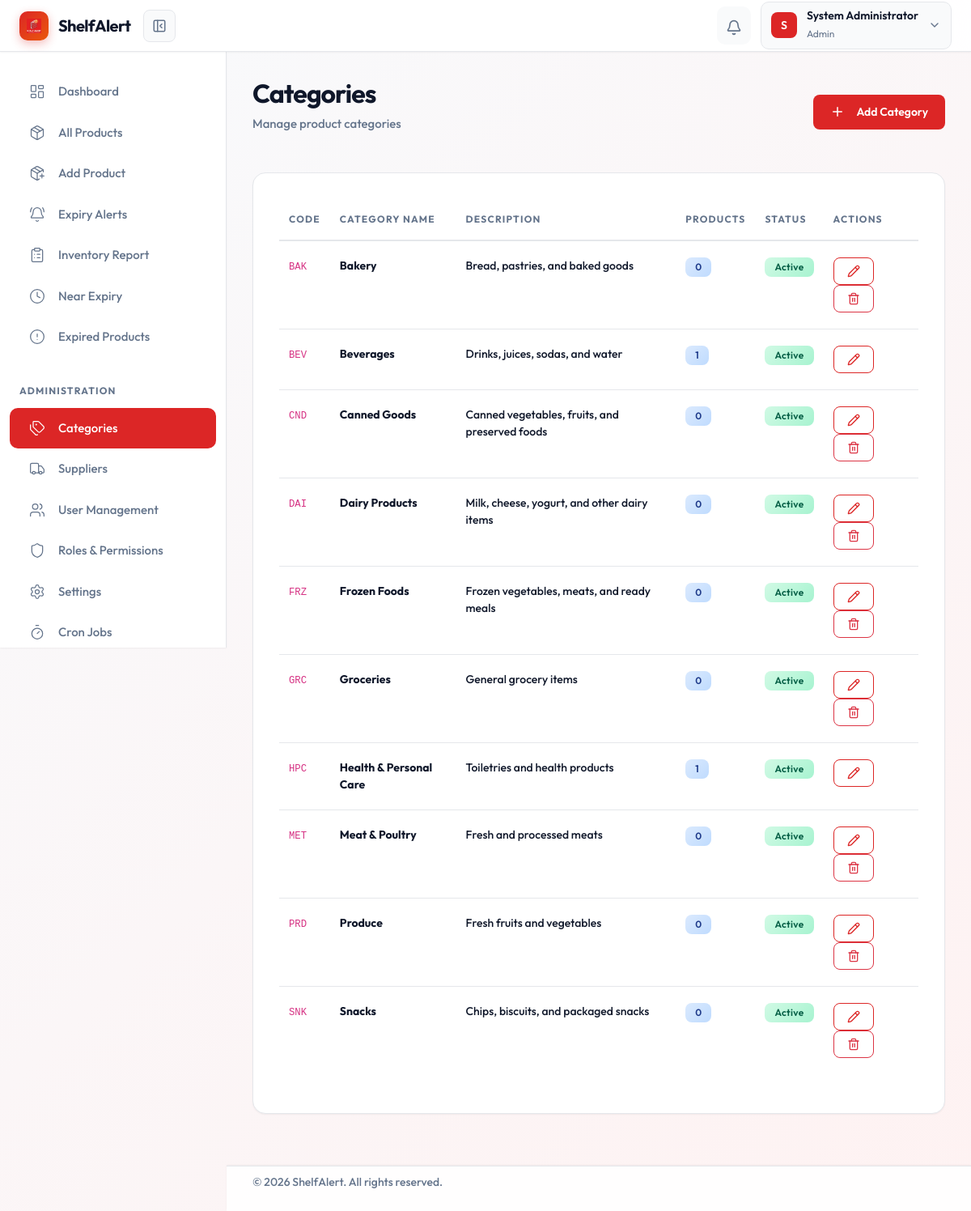
The page /modules/categories/index.php (signed in) on the database its author committed.
### tables this page shows
CREATE TABLE IF NOT EXISTS categories (
    category_id INT PRIMARY KEY AUTO_INCREMENT,
    category_code VARCHAR(10) NOT NULL UNIQUE,
    category_name VARCHAR(100) NOT NULL,
    description TEXT,
    is_active BOOLEAN DEFAULT TRUE,
    created_at TIMESTAMP DEFAULT CURRENT_TIMESTAMP,
    updated_at TIMESTAMP DEFAULT CURRENT_TIMESTAMP ON UPDATE CURRENT_TIMESTAMP
);

### includes/functions.php (called while the page is built, shortened)
<?php
function base_url($path = '') {
    return '/shelfalert/' . ltrim($path, '/');
}

### includes/auth.php (called while the page is built, shortened)
<?php
include_once 'functions.php';
class Auth {
    public function getCurrentUser() {
        return [
            'user_id' => $_SESSION['user_id'] ?? null,
            'username' => $_SESSION['username'] ?? null,
            'role_name' => $_SESSION['role_name'] ?? null,
            'employee_id' => $_SESSION['employee_id'] ?? null,
            'full_name' => $_SESSION['full_name'] ?? null
        ];
    }
}
?>

### classes/CategoryManager.php (called while the page is built, shortened)
<?php
class CategoryManager {
    private $conn;
    public function __construct($db) {
        $this->conn = $db;
    }
    public function getAll($includeInactive = false) {
        try {
            $sql = "SELECT c.*,
                    (SELECT COUNT(*) FROM products p WHERE p.category_id = c.category_id) as product_count
                    FROM categories c";
            $sql .= " ORDER BY c.category_name";
            $stmt = $this->conn->query($sql);
            return $stmt->fetchAll(PDO::FETCH_ASSOC);
        } catch (PDOException $e) {
            return [];
        }
    }
}

### modules/categories/index.php (the view, shortened to what this page needs)
<?php
require_once '../../includes/auth.php';
require_once '../../includes/functions.php';
require_once '../../classes/CategoryManager.php';
$database = new Database();
$db = $database->getConnection();
$auth = new Auth($db);
$auth->requireAuth();
$categoryManager = new CategoryManager($db);
$categories = $categoryManager->getAll(true);
?>
<!DOCTYPE html>
<html lang="en">
<head>
    <link href="../../css/bootstrap.min.css" rel="stylesheet">
    <link rel="stylesheet" href="../../css/style.css">
</head>
<body>
    <div class="main-wrapper">
        <?php include '../../includes/header.php'; ?>
        <?php include '../../includes/sidebar.php'; ?>
        <main class="main-content">
            <div class="page-header d-flex justify-content-between align-items-center">
                <div>
                    <h1 class="page-title">Categories</h1>
                    <p class="page-subtitle">Manage product categories</p>
                </div>
                <button class="btn btn-primary" data-bs-toggle="modal" data-bs-target="#addCategoryModal">
                    <i data-lucide="plus" style="width: 18px; height: 18px; margin-right: 6px;"></i>
                    Add Category
                </button>
            </div>
            <div class="content-card">
                <div class="table-responsive">
                    <table class="table table-hover custom-table">
                        <thead>
                            <tr>
                                <th>Code</th>
                                <th>Category Name</th>
                                <th>Description</th>
                                <th>Products</th>
                                <th>Status</th>
                                <th>Actions</th>
                            </tr>
                        </thead>
                        <tbody>
                            <?php if (empty($categories)): ?>
                            <tr>
                                <td colspan="6" class="text-center py-4 text-muted">No categories found</td>
                            </tr>
                            <?php else: ?>
                            <?php foreach ($categories as $category): ?>
                            <tr>
                                <td><code><?php echo htmlspecialchars($category['category_code']); ?></code></td>
                                <td><strong><?php echo htmlspecialchars($category['category_name']); ?></strong></td>
                                <td><?php echo htmlspecialchars($category['description'] ?? '-'); ?></td>
                                <td><span class="badge badge-info"><?php echo $category['product_count']; ?></span></td>
                                <td>
                                    <?php if ($category['is_active']): ?>
                                    <span class="badge badge-success">Active</span>
                                    <?php else: ?>
                                    <span class="badge badge-danger">Inactive</span>
                                    <?php endif; ?>
                                </td>
                                <td>
                                    <button class="btn btn-sm btn-outline-primary" onclick="editCategory(<?php echo htmlspecialchars(json_encode($category)); ?>)">
                                        <i data-lucide="pencil" style="width: 16px; height: 16px;"></i>
                                    </button>
                                    <?php if ($category['product_count'] == 0): ?>
                                    <button class="btn btn-sm btn-outline-danger" onclick="deleteCategory(<?php echo $category['category_id']; ?>, '<?php echo htmlspecialchars($category['category_name']); ?>')">
                                        <i data-lucide="trash-2" style="width: 16px; height: 16px;"></i>
                                    </button>
                                    <?php endif; ?>
                                </td>
                            </tr>
                            <?php endforeach; ?>
                            <?php endif; ?>
                        </tbody>
                    </table>
                </div>
            </div>
        </main>
        <?php include '../../includes/footer.php'; ?>
    </div>
</body>
</html>

### includes/header.php (shortened to what this page needs)
<header class="header">
    <a href="<?php echo base_url('dashboard.php'); ?>" class="logo">
        <span class="logo-icon">
            <img src="<?php echo base_url('images/logo.png'); ?>" alt="ShelfAlert Logo" style="width: 18px; height: 18px;">
        </span>
        <span>ShelfAlert</span>
    </a>
    <button class="collapse-toggle" id="collapseToggle" title="Collapse sidebar">
        <i data-lucide="panel-left-close" style="width: 18px; height: 18px;"></i>
    </button>
    <div class="header-actions">
        <div class="dropdown">
            <button class="icon-btn" data-bs-toggle="dropdown" aria-expanded="false">
                <i data-lucide="bell" style="width: 20px; height: 20px;"></i>
            </button>
        </div>
        <?php if (($_SESSION['role_name'] ?? '') === 'Admin'): ?>
        <div class="profile-dropdown dropdown">
            <button class="profile-btn" data-bs-toggle="dropdown" aria-expanded="false">
                <span class="profile-avatar">
                    <?php echo strtoupper(substr($_SESSION['full_name'] ?? 'U', 0, 1)); ?>
                </span>
                <span class="profile-info">
                    <span class="profile-name"><?php echo htmlspecialchars($_SESSION['full_name'] ?? 'User'); ?></span>
                    <span class="profile-role"><?php echo htmlspecialchars($_SESSION['role_name'] ?? 'Staff'); ?></span>
                </span>
                <i data-lucide="chevron-down" style="width: 16px; height: 16px; color: var(--text-secondary);"></i>
            </button>
        </div>
        <?php endif; ?>
    </div>
</header>

### includes/sidebar.php (shortened to what this page needs)
<?php
$current_page = basename($_SERVER['PHP_SELF']);
$current_dir = basename(dirname($_SERVER['PHP_SELF']));
$user = $auth->getCurrentUser();
$is_admin = ($user['role_name'] ?? '') === 'Admin';
function isActivePage($page, $current) {
    return ($page === $current) ? 'active' : '';
}
?>
<aside class="sidebar" id="sidebar">
    <nav class="sidebar-nav">
        <div class="nav-section">
            <ul style="padding: 0;">
                <li class="nav-item">
                    <a href="<?= base_url('dashboard'); ?>" class="nav-link <?php echo isActivePage('dashboard.php', $current_page); ?>">
                        <span class="nav-icon">
                            <i data-lucide="layout-dashboard" style="width: 20px; height: 20px; stroke-width: 1.5;"></i>
                        </span>
                        <span class="nav-text">Dashboard</span>
                    </a>
                </li>
                <li class="nav-item">
                    <a href="<?= base_url('modules/products/index'); ?>" class="nav-link <?php echo ($current_page === 'index.php' && $current_dir === 'products') ? 'active' : ''; ?>">
                        <span class="nav-icon">
                            <i data-lucide="package" style="width: 20px; height: 20px; stroke-width: 1.5;"></i>
                        </span>
                        <span class="nav-text">All Products</span>
                    </a>
                </li>
                <li class="nav-item">
                    <a href="<?= base_url('modules/products/add'); ?>" class="nav-link <?php echo isActivePage('add.php', $current_page); ?>">
                        <span class="nav-icon">
                            <i data-lucide="package-plus" style="width: 20px; height: 20px; stroke-width: 1.5;"></i>
                        </span>
                        <span class="nav-text">Add Product</span>
                    </a>
                </li>
                <li class="nav-item">
                    <a href="<?= base_url('modules/alerts/index'); ?>" class="nav-link <?php echo ($current_dir === 'alerts') ? 'active' : ''; ?>">
                        <span class="nav-icon">
                            <i data-lucide="bell-ring" style="width: 20px; height: 20px; stroke-width: 1.5;"></i>
                        </span>
                        <span class="nav-text">Expiry Alerts</span>
                    </a>
                </li>
                <li class="nav-item">
                    <a href="<?= base_url('modules/reports/inventory'); ?>" class="nav-link <?php echo isActivePage('inventory.php', $current_page); ?>">
                        <span class="nav-icon">
                            <i data-lucide="clipboard-list" style="width: 20px; height: 20px; stroke-width: 1.5;"></i>
                        </span>
                        <span class="nav-text">Inventory Report</span>
                    </a>
                </li>
                <li class="nav-item">
                    <a href="<?= base_url('modules/reports/near_expiry'); ?>" class="nav-link <?php echo isActivePage('near_expiry.php', $current_page); ?>">
                        <span class="nav-icon">
                            <i data-lucide="clock" style="width: 20px; height: 20px; stroke-width: 1.5;"></i>
                        </span>
                        <span class="nav-text">Near Expiry</span>
                    </a>
                </li>
                <li class="nav-item">
                    <a href="<?= base_url('modules/reports/expired'); ?>" class="nav-link <?php echo isActivePage('expired.php', $current_page); ?>">
                        <span class="nav-icon">
                            <i data-lucide="alert-circle" style="width: 20px; height: 20px; stroke-width: 1.5;"></i>
                        </span>
                        <span class="nav-text">Expired Products</span>
                    </a>
                </li>
            </ul>
        </div>
        <?php if ($is_admin): ?>
        <div class="nav-section">
            <div class="nav-section-title">Administration</div>
            <ul style="padding: 0;">
                <li class="nav-item">
                    <a href="<?= base_url('modules/categories/index'); ?>" class="nav-link <?php echo ($current_dir === 'categories') ? 'active' : ''; ?>">
                        <span class="nav-icon">
                            <i data-lucide="tags" style="width: 20px; height: 20px; stroke-width: 1.5;"></i>
                        </span>
                        <span class="nav-text">Categories</span>
                    </a>
                </li>
                <li class="nav-item">
                    <a href="<?= base_url('modules/suppliers/index'); ?>" class="nav-link <?php echo ($current_dir === 'suppliers') ? 'active' : ''; ?>">
                        <span class="nav-icon">
                            <i data-lucide="truck" style="width: 20px; height: 20px; stroke-width: 1.5;"></i>
                        </span>
                        <span class="nav-text">Suppliers</span>
                    </a>
                </li>
                <li class="nav-item">
                    <a href="<?= base_url('users'); ?>" class="nav-link <?php echo isActivePage('users.php', $current_page); ?>">
                        <span class="nav-icon">
                            <i data-lucide="users" style="width: 20px; height: 20px; stroke-width: 1.5;"></i>
                        </span>
                        <span class="nav-text">User Management</span>
                    </a>
                </li>
                <li class="nav-item">
                    <a href="<?= base_url('roles'); ?>" class="nav-link <?php echo isActivePage('roles.php', $current_page); ?>">
                        <span class="nav-icon">
                            <i data-lucide="shield" style="width: 20px; height: 20px; stroke-width: 1.5;"></i>
                        </span>
                        <span class="nav-text">Roles & Permissions</span>
                    </a>
                </li>
                <li class="nav-item">
                    <a href="<?= base_url('settings'); ?>" class="nav-link <?php echo isActivePage('settings.php', $current_page); ?>">
                        <span class="nav-icon">
                            <i data-lucide="settings" style="width: 20px; height: 20px; stroke-width: 1.5;"></i>
                        </span>
                        <span class="nav-text">Settings</span>
                    </a>
                </li>
                <li class="nav-item">
                    <a href="<?= base_url('cron/index'); ?>" class="nav-link <?php echo ($current_dir === 'cron') ? 'active' : ''; ?>">
                        <span class="nav-icon">
                            <i data-lucide="timer" style="width: 20px; height: 20px; stroke-width: 1.5;"></i>
                        </span>
                        <span class="nav-text">Cron Jobs</span>
                    </a>
                </li>
            </ul>
        </div>
        <?php endif; ?>
    </nav>
</aside>

### includes/footer.php
 <footer class="footer">
    <p>© <?php echo date('Y'); ?> ShelfAlert. All rights reserved.</p>
</footer>

### rows shown on the page
categories: category_code "BAK", category_name "Bakery", description "Bread, pastries, and baked goods", product_count "0", is_active "Active"
categories: category_code "BEV", category_name "Beverages", description "Drinks, juices, sodas, and water", product_count "1", is_active "Active"
categories: category_code "CND", category_name "Canned Goods", description "Canned vegetables, fruits, and preserved foods", product_count "0", is_active "Active"
categories: category_code "DAI", category_name "Dairy Products", description "Milk, cheese, yogurt, and other dairy items", product_count "0", is_active "Active"
categories: category_code "FRZ", category_name "Frozen Foods", description "Frozen vegetables, meats, and ready meals", product_count "0", is_active "Active"
categories: category_code "GRC", category_name "Groceries", description "General grocery items", product_count "0", is_active "Active"
categories: category_code "HPC", category_name "Health & Personal Care", description "Toiletries and health products", product_count "1", is_active "Active"
categories: category_code "MET", category_name "Meat & Poultry", description "Fresh and processed meats", product_count "0", is_active "Active"
categories: category_code "PRD", category_name "Produce", description "Fresh fruits and vegetables", product_count "0", is_active "Active"
categories: category_code "SNK", category_name "Snacks", description "Chips, biscuits, and packaged snacks", product_count "0", is_active "Active"

### other values the page prints
substr($_SESSION['full_name'] ?? 'U', 0, 1) "S"
$_SESSION['full_name'] "System Administrator"
$_SESSION['role_name'] "Admin"
